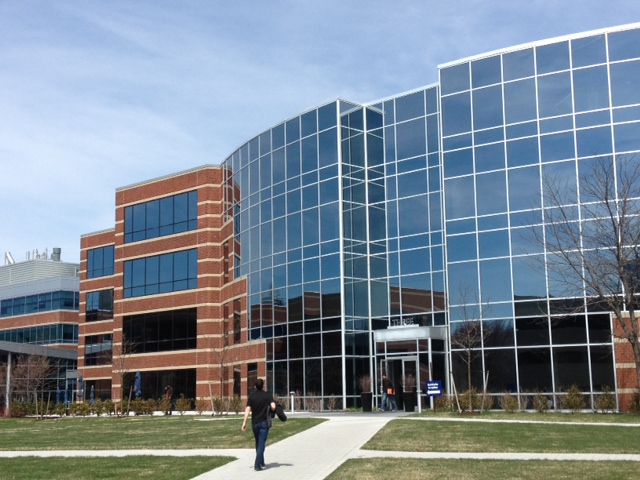
#> input picture ETV2/building1.jpg, 640 x 480 px
$ jupyter execute Assignment2a_HomographyEstimationDLT_9117504_bk.ipynb
#> lines starting #> are read from the running program, lines starting #| are printed output that depends on the picture
# Homography estimation via the DLT

Your name: !double click to enter details!

Your ID number:

No we're going to read two images in, a left image and a right image. And we are going to estimate the homography between the two images, so that we can create an approsimate panorama. You know the panorama mode in your phone camera (or panorama app)? This is basically what that photo app does.

Let's start by reading the two images.

[cell 1]
import cv2
import numpy as np
import matplotlib.pyplot as plt

imgL = cv2.imread('building1.jpg',cv2.IMREAD_GRAYSCALE)
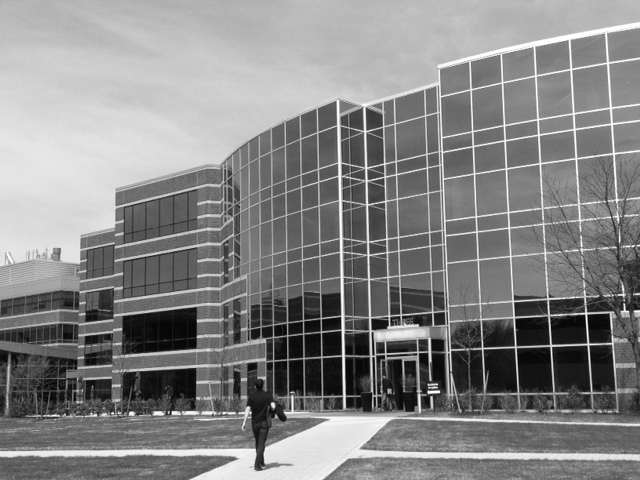
#> imgL: shape (480, 640); min 0, max 255, mean 133.4
plt.imshow(imgL,cmap='gray');

[cell 2]
imgR = cv2.imread('building2.jpg',cv2.IMREAD_GRAYSCALE)
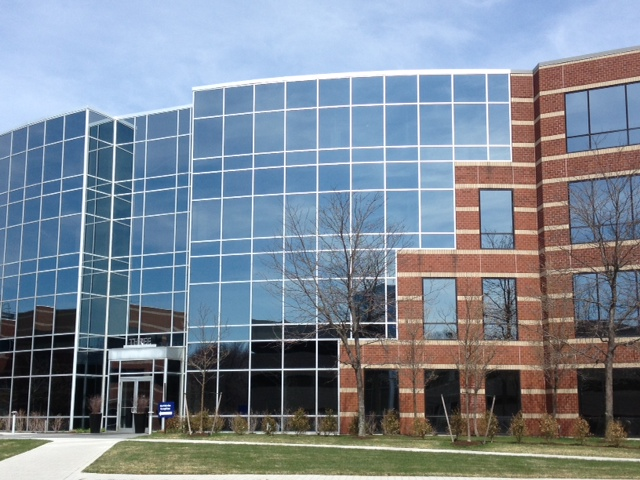
#> input picture ETV2/building2.jpg, 640 x 480 px
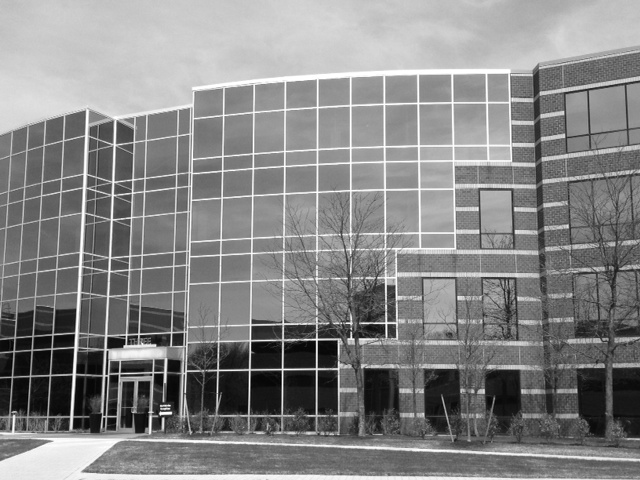
#> imgR: shape (480, 640); min 0, max 255, mean 133.7
plt.imshow(imgR,cmap='gray');

In previous vision modules, you will have covered feature matching. I don't expect you to repeat that here. So I will give you the code to match the two images using ORB. And we will match the features between the frames.

[cell 3]
# Initiate ORB detector
orb = cv2.ORB_create()

# find the keypoints and descriptors with ORB
kp1, des1 = orb.detectAndCompute(imgL,None)
#> kp1 = 500 keypoints; strongest (x, y, size): (588, 315, 31), (588, 316, 37.2), (553, 348, 31), (583, 311, 31)
kp2, des2 = orb.detectAndCompute(imgR,None)
#> kp2 = 500 keypoints; strongest (x, y, size): (314, 342, 31), (319, 341, 31), (314, 337, 31), (314, 371, 31)
# create BFMatcher object
bf = cv2.BFMatcher(cv2.NORM_HAMMING, crossCheck=True)
# Match descriptors.
matches = bf.match(des1,des2)
#> matches = 237 matches
# Sort them in the order of their distance.
matches = sorted(matches, key = lambda x:x.distance)

# Draw first 10 matches.
img3 = cv2.drawMatches(imgL,kp1,imgR,kp2,matches[:120],None,flags=cv2.DrawMatchesFlags_NOT_DRAW_SINGLE_POINTS)
plt.figure(figsize = (15,15)),plt.imshow(img3),plt.show();

So we can now see the features in each image (circles) and thei corresponding matches (lines). What can we say about it? It seems that there are a lot of good matches, but a few outliers as well.

## Direct Linear Transform

We're going to estimate the homography between the two images using the direct linear transform, as discussed in Lecture 3.3.

Recall that we do this by building our $\textbf{B}$ matrix, and then applying the SVD.

The full algorithm for estimating the homgraphy through the direct linear transform is given at the end of that lecture video:

However, we know that the DLT is very susceptible to noise. So, for the moment, let's take the first 40 ORB matches, for now, and build the direct linear transform. In OpenCV, the sift matcher sorts the list of mathes by "goodness" of match. So, if we take just the first 40, we can be pretty sure that we won't get any outliers. Let's have a look.

[cell 4]
# Draw first 40 matches.
img3 = cv2.drawMatches(imgL,kp1,imgR,kp2,matches[:40],None,flags=cv2.DrawMatchesFlags_NOT_DRAW_SINGLE_POINTS)
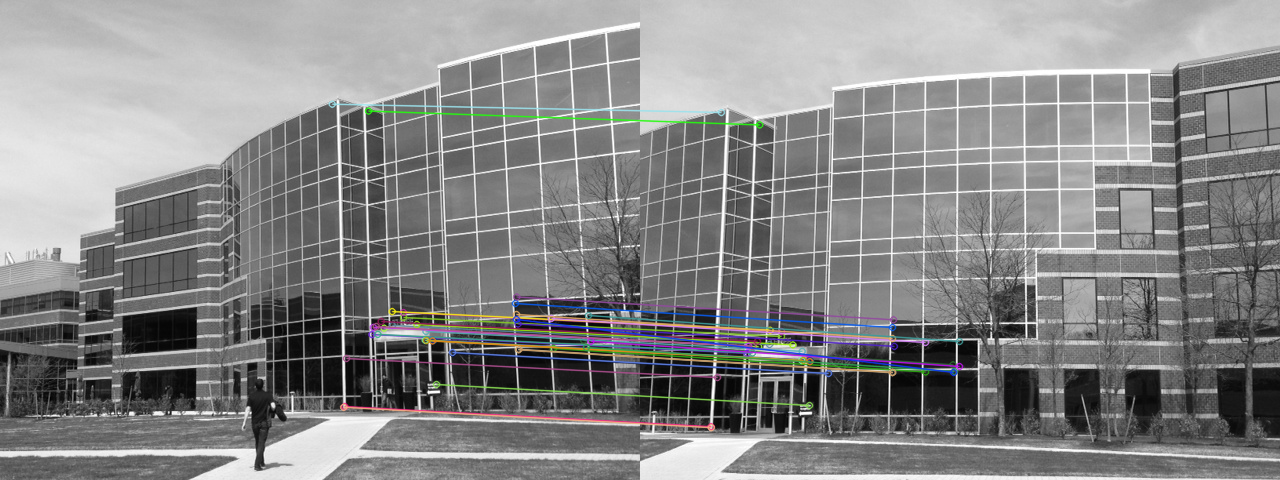
#> img3: shape (480, 1280, 3); mean of channels 0, 1, 2 134.8, 134.8, 134.7; drawn as B, G, R
plt.figure(figsize = (15,15)),plt.imshow(img3),plt.show();

Yep, these matches look very clean. Let's work with these for now. Later we will try adding sme feature that are outliers, to see what happens, but for now, go with these first forty features.

[cell 5]
# Take the first forty features, which we are pretty happy are inliers.

# OpenCV is a little convoluted in how it manages the correspondences, so I
# simplified it. In this code, I have reformatted the correspondence list
# such that the left and right points at at corresponding locations in the
# lists.

# that is,
#      left_pts[0] <-> rght_pts[0]
#      left_pts[1] <-> rght_pts[1]
#         and so on

left_pts = np.float32([kp1[m.queryIdx].pt for m in matches[:40]]).reshape(-1,2)
#> left_pts = 40 pairs, first value 331.8 to 590.4, second value 103.7 to 406.8
rght_pts = np.float32([kp2[m.trainIdx].pt for m in matches[:40]]).reshape(-1,2)
#> rght_pts = 40 pairs, first value 70.56 to 319, second value 112 to 427.2

<font color='blue'>

#### Task

Using the forty good features above, estimate the homography matrix using the DLT algorithm above.

Warp the right image according to the homography. I don't expect you to implement this yourself (though, if you did want to, it wouldn't be dissimilar to what you did in the last activity). Instead, I suggest we use the OpenCV [`cv2.warpPerspective`](https://docs.opencv.org/4.x/da/d54/group__imgproc__transform.html#gaf73673a7e8e18ec6963e3774e6a94b87) function to do this.

Notes:
 * To build the $\mathbf{B}$ matrix, you might consider building the 2x9 sub-matrix $\mathbf{B}_i$ for each correspondence pair, and then stack the matrices ([`np.append`](https://numpy.org/doc/stable/reference/generated/numpy.append.html) setting `axis=0`)
 * In the lecture, I mention the command to run the [SVD](https://numpy.org/doc/stable/reference/generated/numpy.linalg.svd.html).
 * Use the [`np.reshape`](https://numpy.org/doc/stable/reference/generated/numpy.reshape.html) command to convert the 9-vector to the 3x3-matrix
 * The homography estimation gives us the transform that maps points in the left image to points in the right image. However, we want to match the right image to the left image, so we should use the *inverse* of the homography.
 * `cv2.warpPerspective` takes three arguments: 1) the image to warp, 2) the matrix to use to do the warping, and 3) the size of the output image. For the size of the image, I suggest to set it to `(1000,imgL.shape[0])`. This is big enough to accomodate the generated panorama.

[cell 6]
##################
# Your code here

# Estimate the homography using the DLT method (SVD based)
...

[cell 7]
# Get the first pair of corresponding points between the left_pts and rght_pts arrays
x, y = left_pts[0][0], left_pts[0][1]
#> x = 383.6; y = 327.6
x_i, y_i = rght_pts[0][0], rght_pts[0][1]
#> x_i = 118.2; y_i = 346.3

# Create the 2x9 B_i matrix for this pair
B_i = np.array([
    [-x, -y, -1, 0, 0, 0, x_i*x, x_i*y, x_i],
    [0, 0, 0, -x, -y, -1, y_i*x, y_i*y, y_i]
])
print(B_i.shape)
#| (2, 9)

[cell 8]
# Create the B matrix by stacking the B_i matrices for all corresponding pairs

# Create the 2x9 B_i matrix for the first pair
B = np.array([
    [-x, -y, -1, 0, 0, 0, x_i*x, x_i*y, x_i],
    [0, 0, 0, -x, -y, -1, y_i*x, y_i*y, y_i]
])

# Iterate through the rest of the correspondence pairs and append to B
for i in range(1, len(left_pts)):
    x, y = left_pts[i][0], left_pts[i][1]
    x_i, y_i = rght_pts[i][0], rght_pts[i][1]

    # Construct the two rows for each correspondence (B_i)
    B_i = np.array([
        [-x, -y, -1, 0, 0, 0, x_i*x, x_i*y, x_i],
        [0, 0, 0, -x, -y, -1, y_i*x, y_i*y, y_i]
    ])
    B = np.append(B, B_i, axis=0)
#> this loop made 39 passes
#> (x, y, x_i, y_i) on passes 1 to 12: (426, 339.6, 162, 360), (432, 339.8, 168.5, 360), (583.2, 339.8, 312.5, 364.3), (403, 317, 141, 336), (432, 339.6, 169.2, 360), (403, 312, 141, 331), (392, 325, 129, 344), (416.4, 324, 152.4, 344.4), (344.2, 406.1, 70.56, 426.2), (433.4, 340.1, 170, 360.8), (380.7, 321, 117, 340.9), (343.2, 406.8, 70.8, 427.2)
print(B.shape)
#| (80, 9)

[cell 9]
# Perform singular value decomposition (SVD) using function given in lecture
(U,S,V) = np.linalg.svd(B, full_matrices=True)
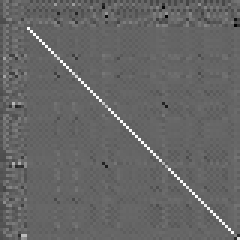
#> U: shape (80, 80) float64 (shown 3 times larger); min -0.653, max 0.975, mean -0.00104; drawn with min black and max white
#> S = [1466366.7, 141129.3, 3476.7, 787.3, 280.9, 101.8, 83.31, 0.383, 0.172]
print(U.shape)
#| (80, 80)
print(S.shape)
#| (9,)
print(V.shape)
#| (9, 9)

[cell 10]
#Get the last row of the V matrix, this contains the homography parameters
print("Last row of the V matrix:")
print(V[-1])
#| [ 2.55446710e-03 -1.34619948e-05 -8.14462833e-01  1.46581429e-03
#|   1.52945047e-03 -5.80206057e-01  3.97150354e-06  9.75221892e-07
#|  -4.59095383e-04]
#Call this vector v_9
v_9 = V[-1]
#> v_9 = [0.00255, -1.35e-05, -0.814, 0.00147, 0.00153, -0.58, 3.97e-06, 9.75e-07, -0.000459]

[cell 11]
# Reshape the vector of homography parameters into the 3x3 matrix H
H = v_9.reshape(3, 3)
#> H = [[0.00255, -1.35e-05, -0.814], [0.00147, 0.00153, -0.58], [3.97e-06, 9.75e-07, -0.000459]]
print(H)
#| [[ 2.55446710e-03 -1.34619948e-05 -8.14462833e-01]
#|  [ 1.46581429e-03  1.52945047e-03 -5.80206057e-01]
#|  [ 3.97150354e-06  9.75221892e-07 -4.59095383e-04]]

[cell 12]
# Normalize H such that h_33 is 1
H = H / H[2,2] #Array indexing starts at 0, hence h_33 is in position H[2,2]
#> H = [[-5.56, 0.0293, 1774.1], [-3.19, -3.33, 1263.8], [-0.00865, -0.00212, 1]]
print(H)
#| [[-5.56413155e+00  2.93228713e-02  1.77406017e+03]
#|  [-3.19283171e+00 -3.33144380e+00  1.26380286e+03]
#|  [-8.65071549e-03 -2.12422501e-03  1.00000000e+00]]

[cell 13]
# Calculate the inverse of the normalised homography matrix
H_inv = np.linalg.inv(H)
#> H_inv = [[0.0181, 0.106, -166.5], [0.217, -0.274, -38.29], [0.000617, 0.000338, -0.522]]
print(H_inv)
#| [[ 1.81071887e-02  1.06313337e-01 -1.66482342e+02]
#|  [ 2.16666531e-01 -2.73850808e-01 -3.82860279e+01]
#|  [ 6.16888600e-04  3.37965699e-04 -5.21519512e-01]]

[cell 14]
imgW = cv2.warpPerspective(imgR, H_inv,(1000,imgL.shape[0])) # replace the 3 dots with your code

# This piece puts the left image in the output image at the requisite place
imgW[:,:imgL.shape[1]] = imgL
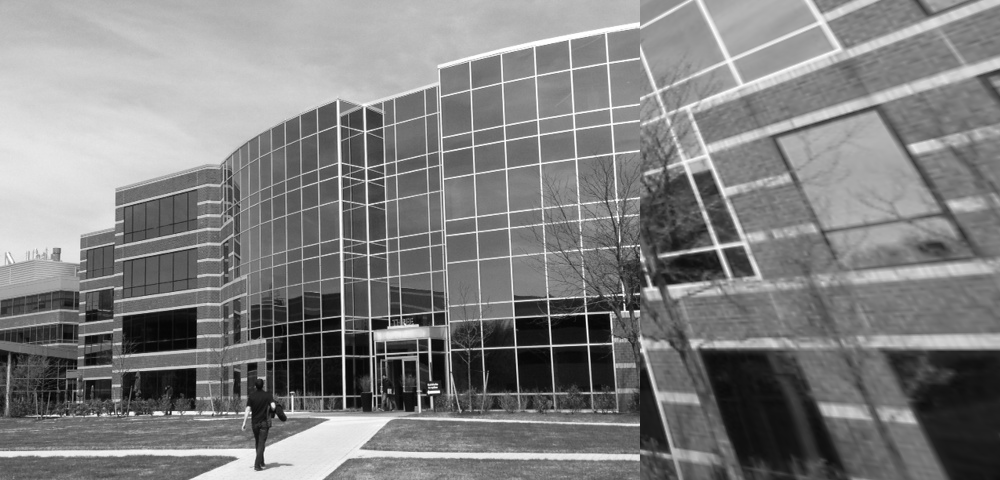
#> imgW: shape (480, 1000); min 0, max 255, mean 128.1

plt.imshow(imgW,cmap='gray');

## Impact of outliers

Now let's see what happens when we add in some outliers. We'll take 80 of our features above. We start seeing some outliers creep in. What impact do these have on the DLT algorithm?

[cell 15]
# Draw first 80 matches.
img3 = cv2.drawMatches(imgL,kp1,imgR,kp2,matches[:80],None,flags=cv2.DrawMatchesFlags_NOT_DRAW_SINGLE_POINTS)
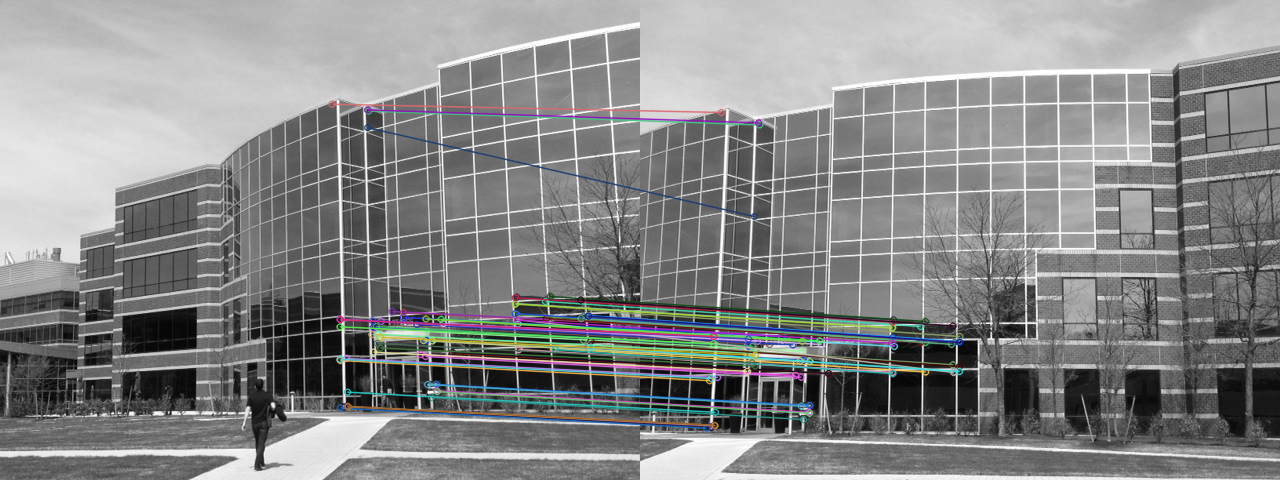
#> img3: shape (480, 1280, 3); mean of channels 0, 1, 2 135.8, 135.8, 135.1; drawn as B, G, R
plt.figure(figsize = (15,15)),plt.imshow(img3),plt.show();

# Take the first 80 features, which we are pretty happy are inliers.
left_pts = np.float32([kp1[m.queryIdx].pt for m in matches[:80]]).reshape(-1,2)
#> left_pts = 80 pairs, first value 331.8 to 590.4, second value 103.7 to 407.5
rght_pts = np.float32([kp2[m.trainIdx].pt for m in matches[:80]]).reshape(-1,2)
#> rght_pts = 80 pairs, first value 66.24 to 319.2, second value 112 to 427.7

[cell 16]
# Get the first pair of corresponding points between the left_pts and rght_pts arrays
x, y = left_pts[0][0], left_pts[0][1]
#> x = 383.6; y = 327.6
x_i, y_i = rght_pts[0][0], rght_pts[0][1]
#> x_i = 118.2; y_i = 346.3

# Create the 2x9 B_i matrix for this pair
B_i = np.array([
    [-x, -y, -1, 0, 0, 0, x_i*x, x_i*y, x_i],
    [0, 0, 0, -x, -y, -1, y_i*x, y_i*y, y_i]
])
print(B_i.shape)
#| (2, 9)

<font color='blue'>

#### Task

The variables `left_pts` and `rght_pts` now contain 80 feature correspondences, which includes some outliers. Rerun (i.e., feel free to copy-paste the code from above) the DLT-based homography estimation that you wrote above, but using these 80 features.

[cell 17]
##################
# Your code here

[cell 18]
# Create the B matrix by stacking the B_i matrices for all corresponding pairs

# Create the 2x9 B_i matrix for the first pair
B = np.array([
    [-x, -y, -1, 0, 0, 0, x_i*x, x_i*y, x_i],
    [0, 0, 0, -x, -y, -1, y_i*x, y_i*y, y_i]
])

# Iterate through the rest of the correspondence pairs and append to B
for i in range(1, len(left_pts)):
    x, y = left_pts[i][0], left_pts[i][1]
    x_i, y_i = rght_pts[i][0], rght_pts[i][1]

    # Construct the two rows for each correspondence (B_i)
    B_i = np.array([
        [-x, -y, -1, 0, 0, 0, x_i*x, x_i*y, x_i],
        [0, 0, 0, -x, -y, -1, y_i*x, y_i*y, y_i]
    ])
    B = np.append(B, B_i, axis=0)
#> this loop made 79 passes
print(B.shape)
#| (160, 9)

[cell 19]
# Perform singular value decomposition (SVD) using function given in lecture
(U,S,V) = np.linalg.svd(B, full_matrices=True)
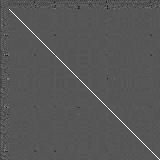
#> U: shape (160, 160) float64; min -0.514, max 0.987, mean -0.000367; drawn with min black and max white
#> S = [2085984.8, 239456.1, 4906.8, 1214.9, 416.3, 151.8, 130.1, 0.536, 0.257]
print(U.shape)
#| (160, 160)
print(S.shape)
#| (9,)
print(V.shape)
#| (9, 9)

[cell 20]
#Get the last row of the V matrix, this contains the homography parameters
print("Last row of the V matrix:")
print(V[-1])
#| [ 2.49021602e-03  9.40783793e-05 -8.19356416e-01  1.37455072e-03
#|   1.64359295e-03 -5.73274756e-01  3.90290997e-06  1.40803671e-06
#|  -5.62243516e-04]
#Call this vector v_9
v_9 = V[-1]
#> v_9 = [0.00249, 9.41e-05, -0.819, 0.00137, 0.00164, -0.573, 3.9e-06, 1.41e-06, -0.000562]

[cell 21]
# Reshape the vector of homography parameters into the 3x3 matrix H
H = v_9.reshape(3, 3)
#> H = [[0.00249, 9.41e-05, -0.819], [0.00137, 0.00164, -0.573], [3.9e-06, 1.41e-06, -0.000562]]
print(H)
#| [[ 2.49021602e-03  9.40783793e-05 -8.19356416e-01]
#|  [ 1.37455072e-03  1.64359295e-03 -5.73274756e-01]
#|  [ 3.90290997e-06  1.40803671e-06 -5.62243516e-04]]

[cell 22]
# Calculate the inverse of the normalised homography matrix
H_inv = np.linalg.inv(H)
#> H_inv = [[-36.07, -339.6, 398839.4], [-451.9, 554.6, 92966.3], [-1.38, -0.968, 1222.8]]
print(H_inv)
#| [[-3.60681839e+01 -3.39614082e+02  3.98839420e+05]
#|  [-4.51858951e+02  5.54644758e+02  9.29662869e+04]
#|  [-1.38197212e+00 -9.68482496e-01  1.22284077e+03]]

[cell 23]
# Normalize H such that h_33 is 1
H = H / H[2,2] #Array indexing starts at 0, hence h_33 is in position H[2,2]
#> H = [[-4.43, -0.167, 1457.3], [-2.44, -2.92, 1019.6], [-0.00694, -0.0025, 1]]
print(H)
#| [[-4.42907023e+00 -1.67326748e-01  1.45729812e+03]
#|  [-2.44476046e+00 -2.92327595e+00  1.01962004e+03]
#|  [-6.94167182e-03 -2.50431828e-03  1.00000000e+00]]

[cell 24]
imgW = cv2.warpPerspective(imgR, H_inv,(1000,imgL.shape[0])) # replace the 3 dots with your code
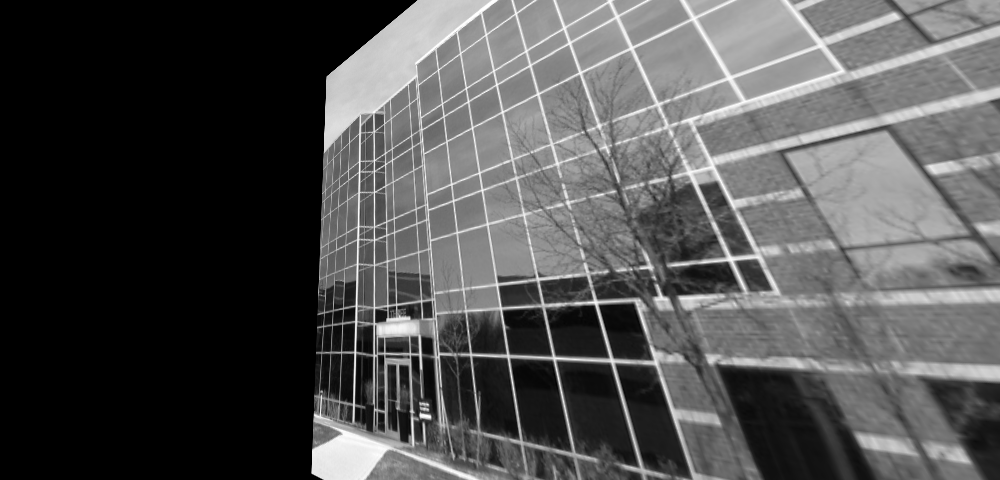
#> imgW: shape (480, 1000); min 0, max 255, mean 80.9

# This piece puts the left image in the output image at the requisite place
imgW[:,:imgL.shape[1]] = imgL
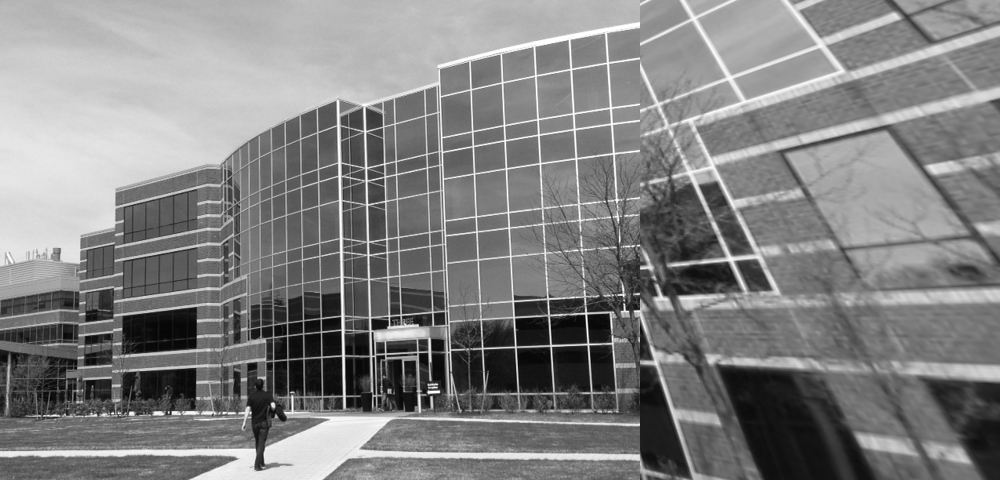
#> imgW: shape (480, 1000); min 0, max 255, mean 129.8

plt.imshow(imgW,cmap='gray');
